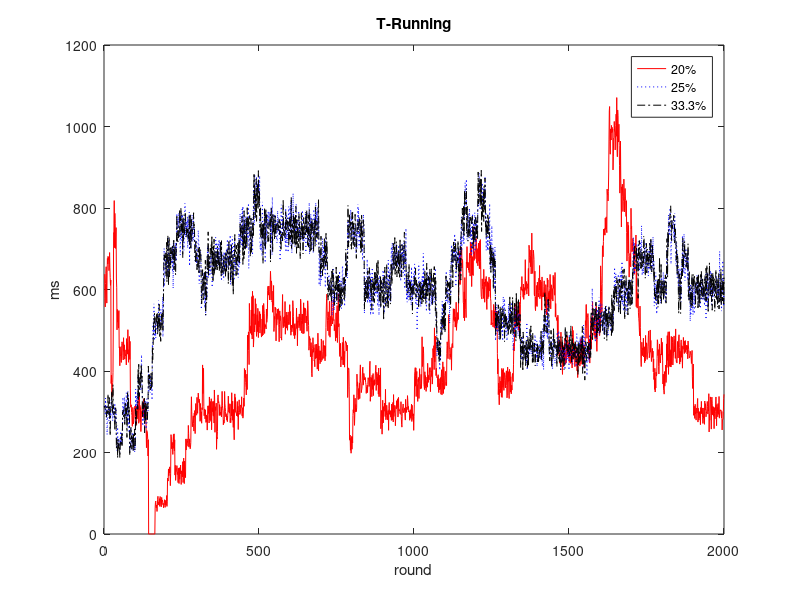
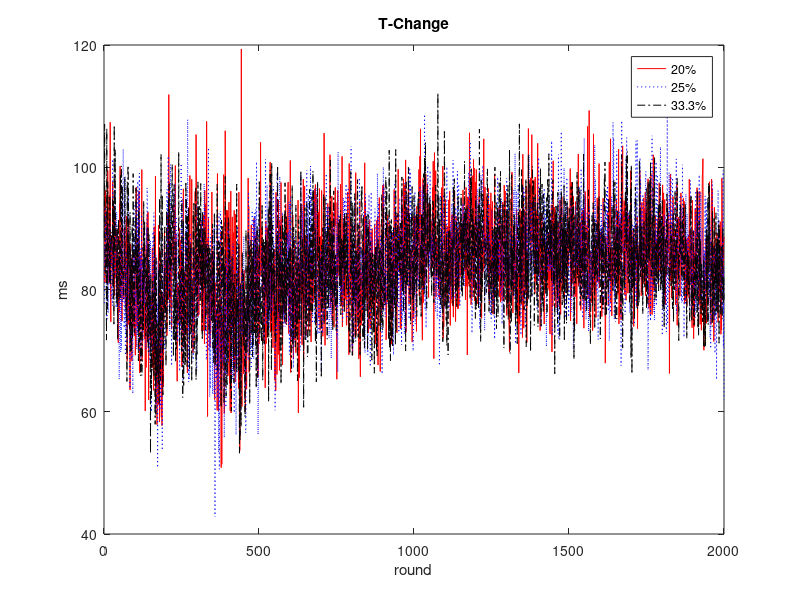
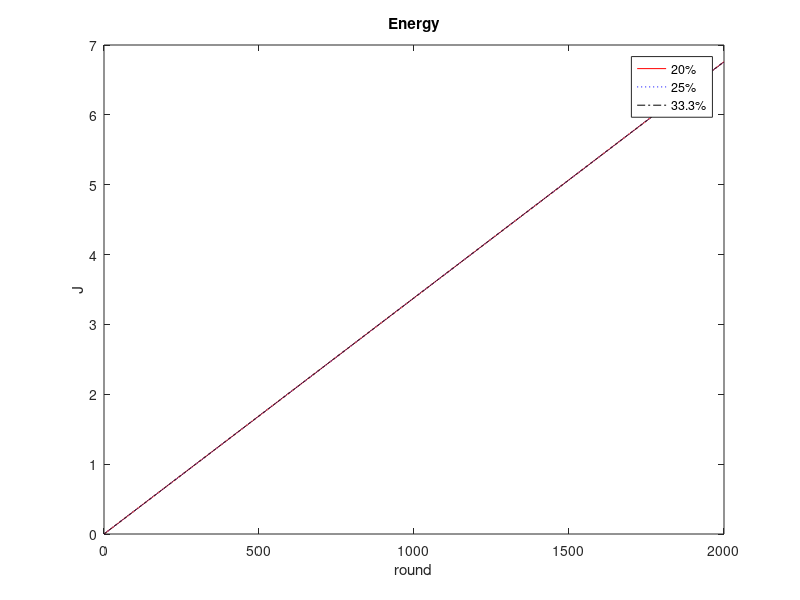

These charts were generated, in order, by the following MATLAB code:
% STATISTICS = repmat(struct('DEAD',0,'PACKETS_TO_BS',0,'PACKETS_TO_CH',0,'PACKETS_OUT_CH',0,'PACKETS_TO_NODES',0,'PACKETS_OUT_NODES',0,'CHNUMS',0,'T_Running',0,'T_Change',0,'E_Use',0),70,5);

load("./DCAMM_throughputR.mat");
THROUGHPUTR = STATISTICS;
assignin('base', 'THROUGHPUTR', THROUGHPUTR);
timeIndex = 2000;
x=1:1:timeIndex;
through_1_y=1:1:timeIndex;
through_1_z=1:1:timeIndex;
through_1_e=1:1:timeIndex;
through_2_y=1:1:timeIndex;
through_2_z=1:1:timeIndex;
through_2_e=1:1:timeIndex;
through_3_y=1:1:timeIndex;
through_3_z=1:1:timeIndex;
through_3_e=1:1:timeIndex;
for i = 1:1:timeIndex
    through_1_y(i) = THROUGHPUTR(i,1).T_Running;
    through_1_z(i) = THROUGHPUTR(i,1).T_Change;
    through_1_e(i) = THROUGHPUTR(i,1).E_Use;
    through_2_y(i) = THROUGHPUTR(i,2).T_Running;
    through_2_z(i) = THROUGHPUTR(i,2).T_Change;
    through_2_e(i) = THROUGHPUTR(i,2).E_Use;
    through_3_y(i) = THROUGHPUTR(i,3).T_Running;
    through_3_z(i) = THROUGHPUTR(i,3).T_Change;
    through_3_e(i) = THROUGHPUTR(i,3).E_Use;
end

figure(1);
plot(x,through_1_y,'-r');
hold on;
plot(x,through_2_y,':b');
hold on;
plot(x,through_3_y,'-.k');
legend('20%', '25%','33.3%');
xlabel('round');
ylabel('ms');
title('T-Running');

figure(2);
plot(x,through_1_z,'-r');
hold on;
plot(x,through_2_z,':b');
hold on;
plot(x,through_3_z,'-.k');
legend('20%', '25%','33.3%');
xlabel('round');
ylabel('ms');
title('T-Change');

figure(3);
plot(x,through_1_e,'-r');
hold on;
plot(x,through_2_e,':b');
hold on;
plot(x,through_3_e,'-.k');
legend('20%', '25%','33.3%');
xlabel('round');
ylabel('J');
title('Energy');


% load('./LEACHR.mat');
% LEACHR = STATISTICS;
% load('./SEPR.mat');
% SEPR = STATISTICS;
% load('./DEECR.mat');
% DEECR = STATISTICS;
% load('./DCAMMR.mat');
% DCAMMR = STATISTICS;
% assignin('base', 'LEACHR', LEACHR);
% assignin('base', 'SEPR', SEPR);
% assignin('base', 'DEECR', DEECR);
% assignin('base', 'DCAMMR', DCAMMR);
% 
% 
% timeIndex = 2000;
% x=1:1:timeIndex;
% leach_y=1:1:timeIndex;
% leach_z=1:1:timeIndex;
% leach_e=1:1:timeIndex;
% sep_y=1:1:timeIndex;
% sep_z=1:1:timeIndex;
% sep_e=1:1:timeIndex;
% deec_y=1:1:timeIndex;
% deec_z=1:1:timeIndex;
% deec_e=1:1:timeIndex;
% dcamm_y=1:1:timeIndex;
% dcamm_z=1:1:timeIndex;
% dcamm_e=1:1:timeIndex;
% 
% leach_y_av = 0;
% leach_z_av = 0;
% leach_e_av = 0;
% sep_y_av = 0;
% sep_z_av = 0;
% sep_e_av = 0;
% deec_y_av = 0;
% deec_z_av = 0;
% deec_e_av = 0;
% dcamm_y_av = 0;
% dcamm_z_av = 0;
% dcamm_e_av = 0;
% 
% for i = 1:1:timeIndex
% 
%     leach_y(i) = LEACHR(i).T_Running;
%     leach_z(i)=LEACHR(i).T_Change;
%     leach_e(i)=LEACHR(i).E_Use;
%     sep_y(i) = SEPR(i).T_Running;
%     sep_z(i)=SEPR(i).T_Change;
%     sep_e(i)=SEPR(i).E_Use;
%     deec_y(i) = DEECR(i).T_Running;
%     deec_z(i)=DEECR(i).T_Change;
%     deec_e(i)=DEECR(i).E_Use;
%     dcamm_y(i)=DCAMMR(i).T_Running;
%     dcamm_z(i)=DCAMMR(i).T_Change;
%     randomNumber = -1 + 2 * rand;
%     dcamm_e(i)=(DCAMMR(i).E_Use + randomNumber * 0.0015);
%     if mod(i,10) && i > 10
%         leach_z(i) = leach_z(i - mod(i,10));
%         leach_e(i) = (leach_e(i - mod(i,10)) + (randomNumber + 1) * 0.004);
%         sep_z(i) = sep_z(i - mod(i,10));
%         sep_e(i) = (sep_e(i - mod(i,10)) + (randomNumber + 1) * 0.004);
%         deec_z(i) = deec_z(i - mod(i,10));
%         deec_e(i) = (deec_e(i - mod(i,10)) + (randomNumber + 1) * 0.004);
%     end
% 
%     leach_y_av = leach_y_av + leach_y(i);
%     leach_z_av = leach_z_av + leach_z(i);
%     leach_e_av = leach_e_av + leach_e(i);
%     sep_y_av = sep_y_av + sep_y(i);
%     sep_z_av = sep_z_av + sep_z(i);
%     sep_e_av = sep_e_av + sep_e(i);
%     deec_y_av = deec_y_av + deec_y(i);
%     deec_z_av = deec_z_av + deec_z(i);
%     deec_e_av = deec_e_av + deec_e(i);
%     dcamm_y_av = dcamm_y_av + dcamm_y(i);
%     dcamm_z_av = dcamm_z_av + dcamm_z(i);
%     dcamm_e_av = dcamm_e_av + dcamm_e(i);
% 
% end
% 
% leach_y_av = leach_y_av / timeIndex
% sep_y_av = sep_y_av / timeIndex
% deec_y_av = deec_y_av / timeIndex
% dcamm_y_av = dcamm_y_av / timeIndex
% 
% leach_z_av = leach_z_av / timeIndex
% sep_z_av = sep_z_av / timeIndex
% deec_z_av = deec_z_av / timeIndex
% dcamm_z_av = dcamm_z_av / timeIndex
% 
% leach_e_av = leach_e_av / timeIndex
% sep_e_av = sep_e_av / timeIndex
% deec_e_av = deec_e_av / timeIndex
% dcamm_e_av = dcamm_e_av / timeIndex
% 
% 
% figure(1);
% plot(x,leach_y,'-r');
% hold on;
% plot(x,sep_y,':m');
% hold on;
% plot(x,deec_y,'-.k');
% hold on;
% plot(x,dcamm_y,'b');
% legend('LEACH', 'SEP', 'DEEC', 'DCAMM');
% xlabel('round');
% ylabel('ms');
% title('T-Running');
% 
% figure(2);
% plot(x,leach_z,'-r');
% hold on;
% plot(x,sep_z,':m');
% hold on;
% plot(x,deec_z,'-.k');
% hold on;
% plot(x,dcamm_z,'b');
% legend('LEACH', 'SEP', 'DEEC', 'DCAMM');
% xlabel('round');
% ylabel('ms');
% title('T-Change');
% 
% figure(3);
% plot(x,leach_e,'-r');
% hold on;
% plot(x,sep_e,':m');
% hold on;
% plot(x,deec_e,'-.k');
% hold on;
% plot(x,dcamm_e,'b');
% legend('LEACH', 'SEP', 'DEEC', 'DCAMM');
% xlabel('round');
% ylabel('J');
% title('Energy');


% vector1 = [1, 2];
% vector2 = [-1, -2];
%
% % 计算向量的点乘
% dotProduct = dot(vector1, vector2)

% S=repmat(struct('xd',0,'yd',0,'G',0','type','N','E',0,'ENERGY',0,'min_dis',0,'min_dis_cluster',0,'C',0,'T_Change',0,'Task_ID',0),11,1);
%
% t(S(5));
%
% function test = t(S)
%     S.xd
%     S.type
% end



%N个机器人，M个任务，每个机器人将随机选择一个任务，导致每个种类的任务
% G=repmat(struct('G',0),100,1);
% count = ones(1,10);
% for i = 1:1:100
%     % 生成随机数
%     randomNumber = ceil(rand() * 5);
%     % 调整范围
%     if randomNumber > 5
%         randomNumber = 5;
%     end
%     count(randomNumber) = count(randomNumber) + 1;
%     G(i).G = randomNumber;
% end
%
% count

%生成适应度函数的遍历参数列表
% para=repmat(struct('qianwei',0,'baiwei',0,'shiwei',0','gewei',0),84,1);
% index = 0;
% for  i = 1000:1:9999
%     gewei = mod(i,10);
%     shiwei = mod(floor(i/10),10);
%     baiwei = mod(floor(i/100),10);
%     qianwei = floor(i/1000);
%     if(gewei && shiwei && baiwei && qianwei && gewei + shiwei + baiwei + qianwei == 10)
%         index = index + 1;
%         para(index).qianwei = qianwei;
%         para(index).baiwei = baiwei;
%         para(index).shiwei = shiwei;
%         para(index).gewei = gewei;
%     end
% end
% index
% assignin('base', 'para', para);
% save('./AllParaChoice.mat', 'para');


% 生成符合正态分布概率的随机数
% mu = 75;  % 正态分布的均值
% sigma = 10;  % 正态分布的标准差
% randomNumber = sigma * randn() + mu
%
% while randomNumber > 50 && randomNumber < 100
%     randomNumber = sigma * randn() + mu
% end
% 将随机数限制在50-100范围内
% while randomNumber < 50 || randomNumber > 100
%     randomNumber = sigma * randn() + mu;
% end


% function test()
%     function isIntersect = checkLineIntersectSquare(x1,y1,x2,y2)
%         isIntersect = 0;
%
%         % 计算正方形的边界坐标
%         squareLeft = 50  - 5;
%         squareRight = 50  + 5;
%         squareTop = 50 + 5
%         squareBottom = 50 - 5;
%
%         % 检查线段的两个端点是否在正方形区域内
%         if (x1 >= squareLeft && x1 <= squareRight && y1 >= squareBottom && y1 <= squareTop) || ...
%                 (x2 >= squareLeft && x2 <= squareRight && y2 >= squareBottom && y2 <= squareTop)
%             isIntersect = 1;
%             return;
%         end
%
%         % 判断线段是否与正方形的边相交
%         if (x1 < squareLeft && x2 < squareLeft) || (x1 > squareRight && x2 > squareRight) ...
%                 || (y1 < squareBottom && y2 < squareBottom) || (y1 > squareTop && y2 > squareTop)
%             isIntersect = 0;
%             return;
%         end
%
%         % 计算线段的斜率和截距
%         slope = (y2 - y1) / (x2 - x1);
%         intercept = y1 - slope * x1;
%
%         % 计算线段与正方形的四条边的交点
%         xLeft = (squareBottom - intercept) / slope;
%         xRight = (squareTop - intercept) / slope;
%         yBottom = slope * squareLeft + intercept;
%         yTop = slope * squareRight + intercept;
%         % 检查交点是否在正方形的边界上
%         if ((xLeft >= squareLeft && xLeft <= squareRight) || (yBottom >= squareBottom && yBottom <= squareTop) || ...
%                 (xRight >= squareLeft && xRight <= squareRight) || (yTop >= squareBottom && yTop <= squareTop))
%             isIntersect = 1;
%         end
%     end
%
% checkLineIntersectSquare(10, 10, 50, 46)
% end
%



% % 创建x和y坐标的向量
% x = [1 2 2 1];
% y = [1 1 2 2];
%
% % 绘制图形
% figure(1);
% plot(x, y, 'b'); % 绘制边界线
% hold on;
% fill(x, y, 'k'); % 填充区域为黑色
%
% % 设置坐标轴范围
% xlim([0 3]);
% ylim([0 3]);
%
% % 添加标题和标签
% title('填充黑色区域示例');
% xlabel('X轴');
% ylabel('Y轴');
%
% hold off;